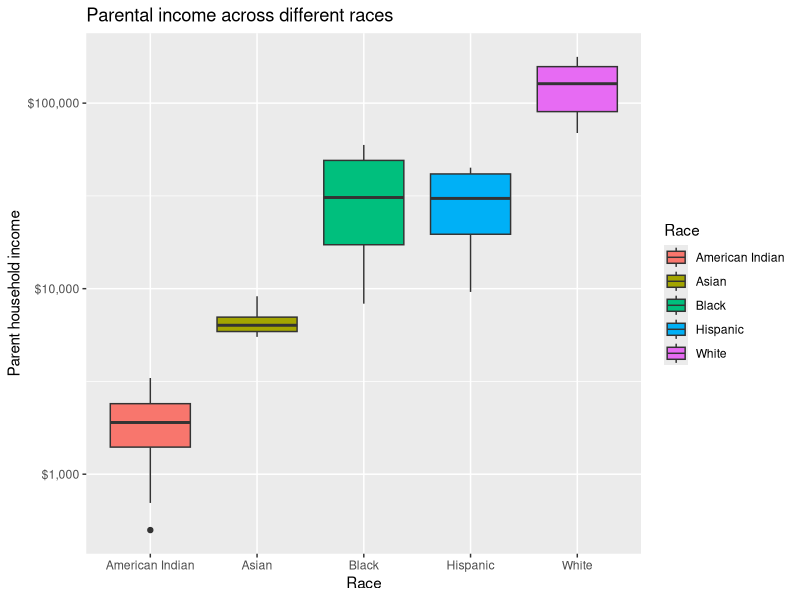
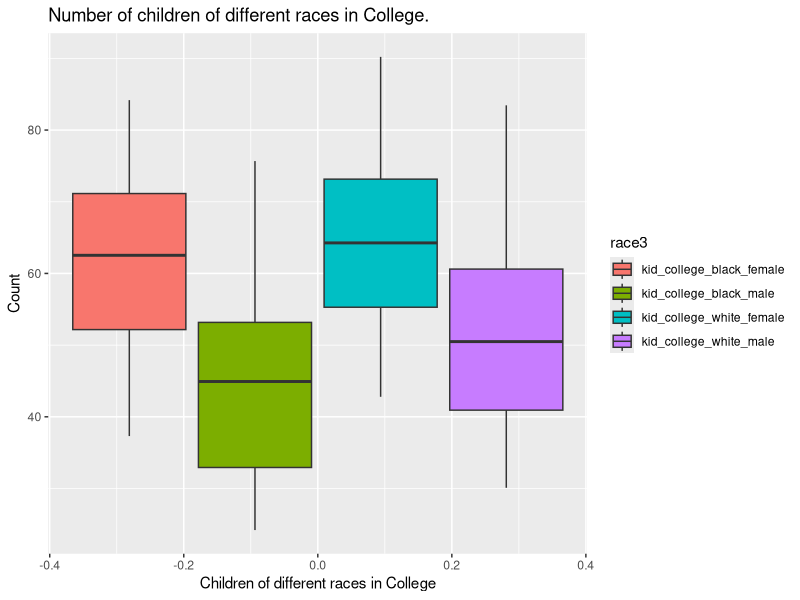
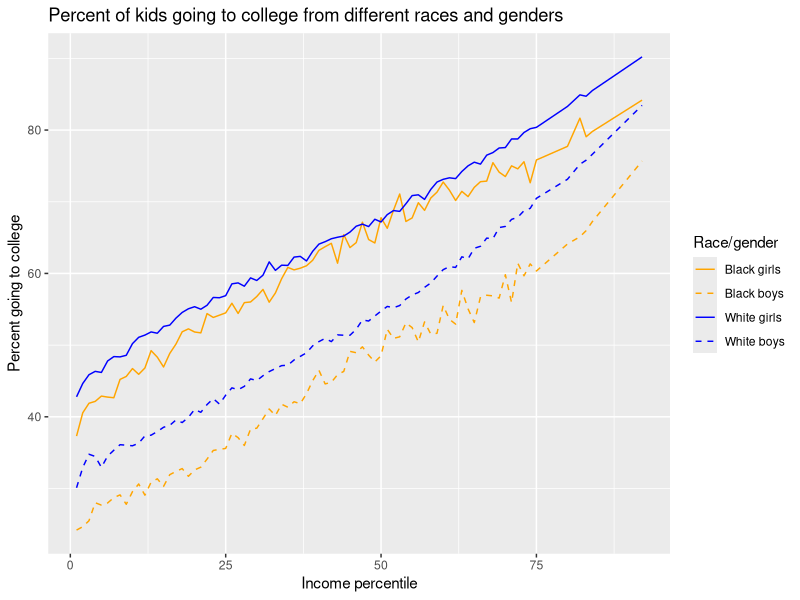
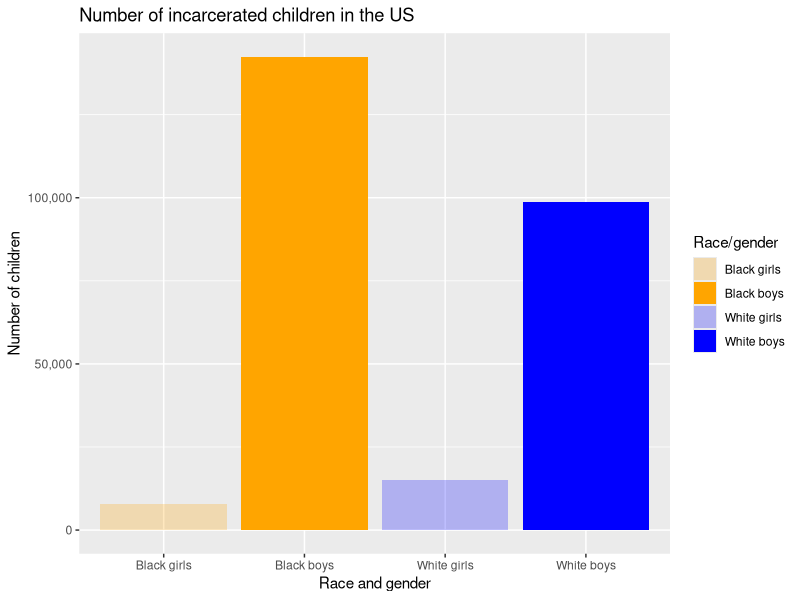

These charts were generated, in order, by the following R code:
## ---- chunk 1
knitr::opts_chunk$set(echo = TRUE, 
                      message = FALSE, 
                      warning = FALSE,
                      comment = NA)
## ---- chunk 2
library(tidyverse)
library(dplyr)
## ---- chunk 3
economy <- read.csv("table_12.csv", header= TRUE, sep = ",")
## ---- chunk 4
glimpse(economy)
## ---- chunk 5
economy <- na.omit(economy)
## ---- chunk 6
head(economy)
## ---- chunk 7
economy2 <- economy %>% 
  pivot_longer(cols = starts_with("count_"), names_to = "race", values_to = "count")

economy2
races = c("American Indian", "Asian", "Black", "Hispanic", "White")

economy2 %>%
  filter(race != "count_pooled") %>% 
  ggplot(x= race, y = count) + geom_boxplot(aes(x= race, y= count, fill = race)) + labs(x= "Race", y = "Parent household income", title = "Parental income across different races", fill="Race") +
  scale_x_discrete(labels=races) +
  scale_fill_discrete(labels=races) +
  scale_y_log10(breaks=c(1000, 10000, 100000), labels=c("$1,000", "$10,000", "$100,000"))


## ---- chunk 8
economy3 <- economy %>% 
  pivot_longer(cols = starts_with("kid_college"), names_to = "race3", values_to = "count_kid_col")
economy3
economy3 %>%
  ggplot(aes(y=count_kid_col)) + 
  geom_boxplot(aes(fill = race3)) +
  labs(x= "Children of different races in College", y = "Count", title = "Number of children of different races in College.")

race.gender = c("Black girls", "Black boys", "White girls", "White boys")

economy3 %>%
  ggplot(aes(x = par_pctile, y=count_kid_col)) + 
  geom_line(aes(color = race3, linetype=race3), size=0.5) +
  scale_color_manual(values=c("orange", "orange", "blue", "blue"), labels=race.gender) +
  scale_linetype_manual(values=c("solid", "dashed", "solid", "dashed"), labels=race.gender) +
  labs(x= "Income percentile", y = "Percent going to college", title = "Percent of kids going to college from different races and genders", color="Race/gender", linetype = "Race/gender")
  
  

## ---- chunk 9
economy4 <- economy %>% 
  pivot_longer(cols = starts_with("kid_jail"), names_to = "race4", values_to = "percent_kid_jail") %>% 
  mutate(count_kid_jail = ifelse(race4 %in% c("kid_jail_black_female", "kid_jail_black_male"), 
                                 count_black_pooled, count_white_pooled) * percent_kid_jail * 0.005) %>% 
  # the 0.005 above is accounting for the percent being out of 100, and a single gender representing 0.5 of the population
  select(race4, percent_kid_jail, count_kid_jail) %>% 
  group_by(race4) %>% 
  summarize(total = sum(count_kid_jail))
economy4
economy4 %>%
  ggplot(aes(x=race4, y = total)) + geom_col(aes(fill = race4, alpha =race4)) +
  labs(x= "Race and gender", y = "Number of children", title = "Number of incarcerated children in the US", 
       fill="Race/gender", alpha="Race/gender") +
  scale_fill_manual(labels=race.gender, values=c("orange", "orange", "blue", "blue")) +
  scale_alpha_manual(labels=race.gender, values=c(0.25, 1, 0.25, 1)) +
  scale_x_discrete(labels=race.gender) +
  scale_y_continuous(breaks=c(0, 50000, 100000), labels=c(0, "50,000", "100,000"))
